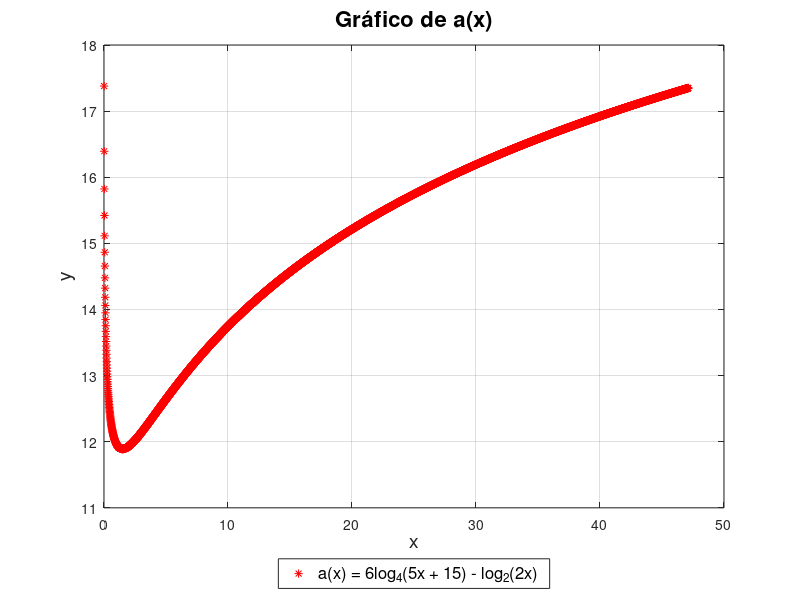
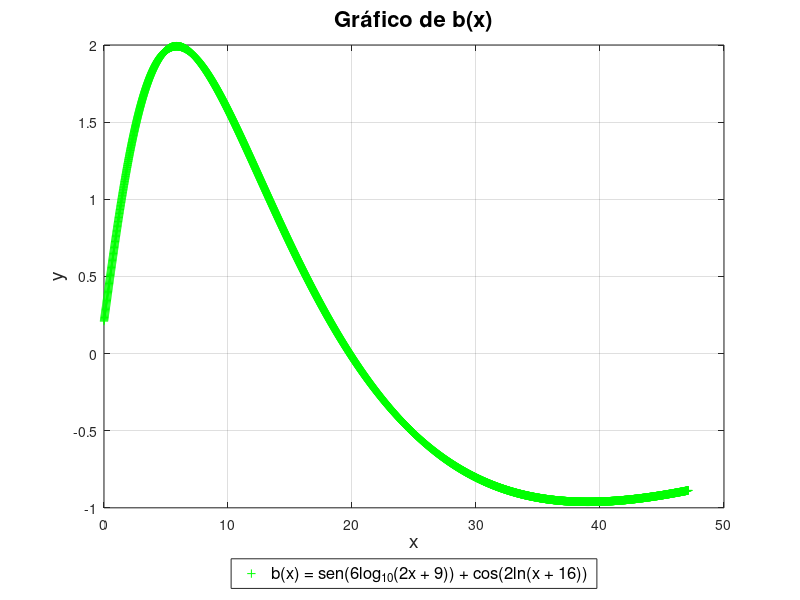
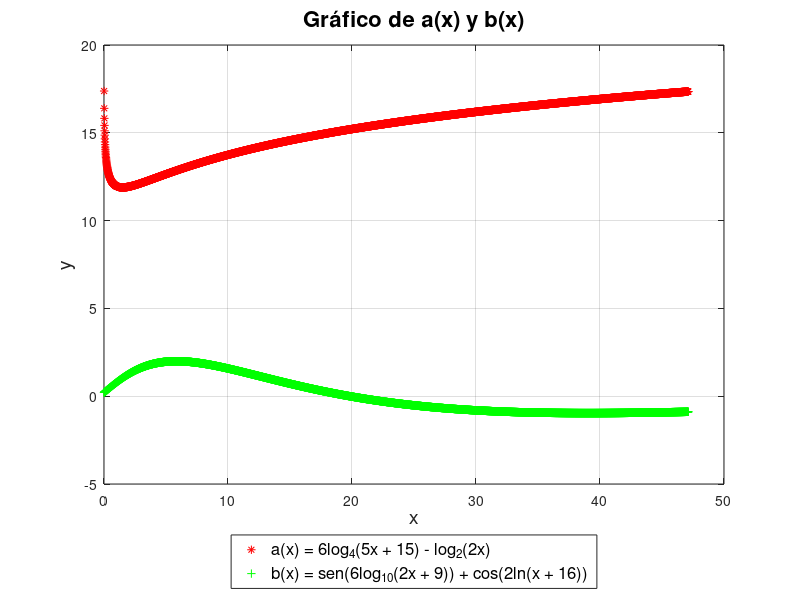
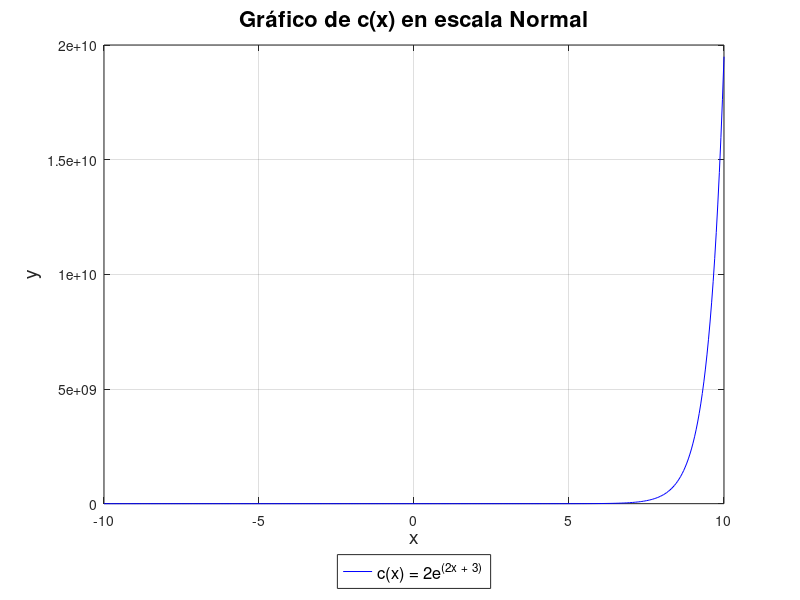

These figures' MATLAB source, in order: (Note: this script raises an error after producing the figures.)
%% Laboratorio 1 
% Felipe Gonzalez C. (19.360.650-4)
% Cristóbal Medrano A. (19.083.864-1)

close all

% Formato de salidas
format long

% Directorios:

% functions: Carpeta que contiene funciones del laboratorio.
addpath('./functions')

%% Primera parte
% Funcion que permite obtener el logaritmo de x con base c
log_base_c = @(x, c) log(x)/log(c);

% Funcion que permite obtener el logaritmo natural de x
log_n = @(x) log(x);

% Se definen las funciones del enunciado a, b y c.
a = @(x) 6 * log_base_c((5 * x + 15), 4) - log_base_c((2 * x), 2);
b = @(x) sin(6 * log_base_c((2 * x + 9), 10)) + cos(2 * log_n(x + 16));
c = @(x) 2 * exp(2 * x + 3);

% Se definen los dominios correspondientes.
domain_ab = 0:.01:(15 * pi);    % dominio de las funciones a y b.
domain_c = -10:.05:10;          % dominio de la funcion c.

% Se obtiene el recorrido de cada función a, b y c.
range_a  = a(domain_ab);
range_b  = b(domain_ab);
range_c  = c(domain_c);

disp('Mostrando gráficos')
% Se crean los gráficos de cada función (a y b)
figure('Name', 'Función a(x)');
title_a = 'a(x) = 6log_4(5x + 15) - log_2(2x)';
plot(domain_ab, range_a, 'r*');
grid on;
title('Gráfico de a(x)', 'FontSize', 16);
ylabel('y', 'FontSize', 14);
xlabel('x', 'FontSize', 14);
legend(title_a, 'Location', 'southoutside', 'FontSize', 12);

figure('Name', 'Función b(x)');
title_b = 'b(x) = sen(6log_1_0(2x + 9)) + cos(2ln(x + 16))';
plot(domain_ab, range_b, 'g+');
grid on;
title('Gráfico de b(x)', 'FontSize', 16);
ylabel('y', 'FontSize', 14);
xlabel('x', 'FontSize', 14);
legend(title_b, 'Location', 'southoutside', 'FontSize', 12);

% Se crea el gráfico de a y b en conjunto
figure('Name', 'Función a(x) y b(x)');
plot(domain_ab, range_a, 'r*', domain_ab, range_b, 'g+');
grid on;
title('Gráfico de a(x) y b(x)', 'FontSize', 16);
ylabel('y', 'FontSize', 14);
xlabel('x', 'FontSize', 14);
legend(title_a, title_b, 'Location', 'southoutside', 'FontSize', 12);

% Se crean los gráficos para la funcion c.
figure('Name', 'Función c(x)');
title_c = 'c(x) = 2e^(^2^x ^+ ^3^)';
plot(domain_c, range_c, 'b-');
grid on;
title('Gráfico de c(x) en escala Normal', 'FontSize', 16);
ylabel('y', 'FontSize', 14);
xlabel('x', 'FontSize', 14);
legend(title_c, 'Location', 'southoutside', 'FontSize', 12);

figure('Name', 'Función c(x) - Logarítmica');
semilogy(domain_c, range_c, 'b-');
grid on;
title('Gráfico de c(x) en escala Logarítmica', 'FontSize', 16);
ylabel('y', 'FontSize', 14);
xlabel('x', 'FontSize', 14);
legend(title_c, 'Location', 'southoutside', 'FontSize', 12);

%% Segunda parte (Newton Rapshon - recursivo)
example_1_polynomial = [1 2 -1 2]; 
example_1_iterations = 10;
example_1_tol = 0.01;
example_1_initial_value = -3;

example_2_polynomial = [1 -7 8 -3 5 2 3 10]; 
example_2_iterations = 8;
example_2_tol = 0.01;
example_2_initial_value = 5;

example_3_polynomial = [1 -7 8 -3 5 2 3 10]; 
example_3_iterations = 15;
example_3_tol = 0.01;
example_3_initial_value = 5;

[example_1_root, ...
 example_1_error_obtained, ...
 example_1_remaining_iterations] = newton_rapshon(...
                                        example_1_polynomial, ...
                                        example_1_iterations, ...
                                        example_1_tol, ...
                                        example_1_initial_value);

[example_2_root, ...
 example_2_error_obtained, ...
 example_2_remaining_iterations] = newton_rapshon(...
                                        example_2_polynomial, ...
                                        example_2_iterations, ...
                                        example_2_tol, ...
                                        example_2_initial_value);
                                    
[example_3_root, ...
 example_3_error_obtained, ...
 example_3_remaining_iterations] = newton_rapshon(...
                                        example_3_polynomial, ...
                                        example_3_iterations, ...
                                        example_3_tol, ...
                                        example_3_initial_value);

show_newton_rapshon(example_1_root, ...
                    example_1_error_obtained, ...
                    example_1_remaining_iterations, ...
                    example_1_iterations, ...
                    'Ejemplo 1')
                
show_newton_rapshon(example_2_root, ...
                    example_2_error_obtained, ...
                    example_2_remaining_iterations, ...
                    example_2_iterations, ...
                    'Ejemplo 2')
                
show_newton_rapshon(example_3_root, ...
                    example_3_error_obtained, ...
                    example_3_remaining_iterations, ...
                    example_3_iterations, ...
                    'Ejemplo 3')

%% Segunta parte (Desviacion estandar)
example_std_1 = [1 2 3 4 5];
example_std_2 = [12 17 40 31 7 22 20 39 11];
example_std_3 = [24 37 29 33 21 8 44 19 47 36 43 14 1 46 3];    

example_std_1_value = standard_desviation(example_std_1);
example_std_2_value = standard_desviation(example_std_2);
example_std_3_value = standard_desviation(example_std_3);

show_std(example_std_1_value, 'Ejemplo 1')
show_std(example_std_2_value, 'Ejemplo 2')
show_std(example_std_3_value, 'Ejemplo 3')

